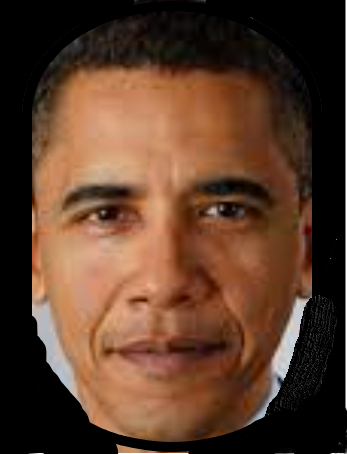
#> input picture src/eigenface/common/Model_Big.png, 347 x 454 px, given as the content of the folder Data, which was not available
$ python train.py
#> lines starting #> are read from the running program, lines starting #| are printed output that depends on the picture; pictures that were not available may be replaced by others from this repository, and a replacement may not be noted
### src/eigenface/common/image_process.py
import cv2 as cv
import numpy as np
from src.eigenface.common import LBP
import matplotlib.pyplot as plt


def process_img(file_name, dim):
    """
    Initial parse here
    :param dim: desired dimension of new image in pixels
    :param file_name: image name in a directory
    :return: an array (flatten) of parsed, gray-scale image
    """
#> called with file_name = 'Data/Model_Big.png', dim = (60, 90)
    image = cv.imread(file_name, 0)  # read gray-scale
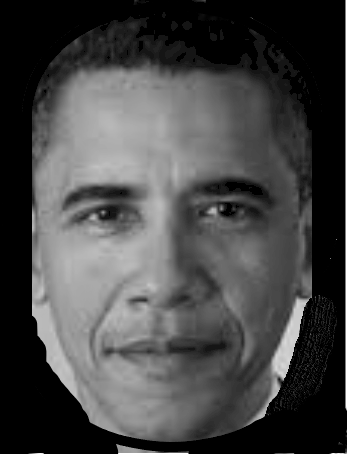
#> image: shape (454, 347); min 0, max 255, mean 70.3
    image = cv.resize(image, dim)  # resize to standard resolution
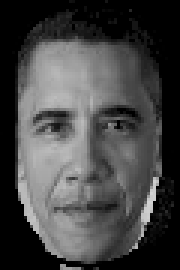
#> image: shape (90, 60) (shown 3 times larger); min 0, max 211, mean 69.1
    image = np.array(image)  # transform to numpy matrix
    #image = LBP.get_texture(image)  # extract texture
    image = image.flatten()  # transform to an array
#> image = 5400 values, max 211 at index 3890, min 0 at index 0, mean 69.09

    model = cv.imread('src/eigenface/common/Model_Medium.png', 0)  # read gray-scale
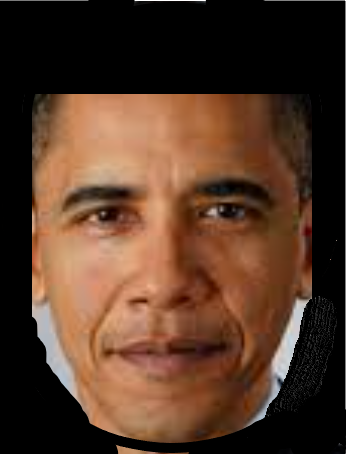
#> input picture src/eigenface/common/Model_Medium.png, 346 x 454 px, found by its file name
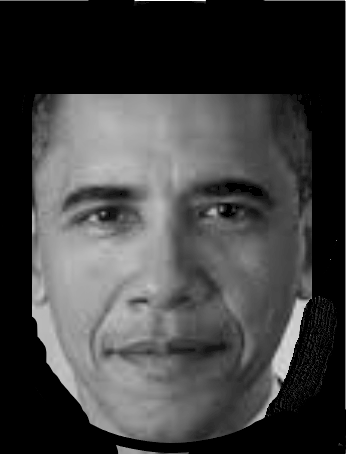
#> model: shape (454, 346); min 0, max 255, mean 65.2
    model = cv.resize(model, dim)  # resize to standard resolution
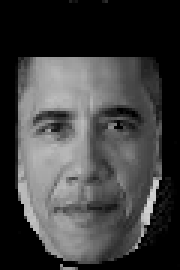
#> model: shape (90, 60) (shown 3 times larger); min 0, max 212, mean 64
    model = np.array(model).flatten()  # transform to an array
#> model = 5400 values, max 212 at index 4069, min 0 at index 0, mean 64.05

    # scoop face from image according to model
    for k in range(0, len(model)):
        if model[k] < 2:
            image[k] = 0
#> after the loop, image = 5400 values, max 211 at index 3890, min 0 at index 0, mean 63.79

    return image / 255

### src/eigenface/Training/train.py
import numpy as np
from numpy import linalg as LA
import matplotlib.pyplot as plt
from pathlib import Path

from src.eigenface.common import image_process as pro

width = 60  # the standard width, in pixels, of images
height = 90  # the standard height, in pixels, of images
pixel_num = width * height
face_dim = (width, height)

# parse and store all training images into a Data matrix
Data = []
ave = np.zeros(pixel_num)
folder = Path('Data')
for file in folder.iterdir():
    if file.is_file():
        image_vec = pro.process_img('Data/' + file.name, face_dim)
#> image_vec = 5400 values, max 0.827 at index 3890, min 0 at index 0, mean 0.25
        ave = ave + image_vec
#> ave has the same summary as image_vec
        Data.append(image_vec)

face_num = len(Data)
#> face_num = 1
ave = ave / face_num  # compute the average image

Data = np.array(Data)  # transform Data to a matrix (nd-array)
for k in range(0, face_num):  # normalize each image by subtracting average image
    Data[k, :] = Data[k, :] - ave

Data = np.transpose(Data)  # we just prefer its transpose, where images are stored in columns
#> Data = 5400 values from 0 to 0

# Do PCA analysis on Data, extract first 20 columns of U as dominant eigenfaces
U, S, V = LA.svd(Data, full_matrices=False)
#> U = 5400 values, max 1 at index 0, min 0 at index 1, mean 0.000185; S = [0]; V = [1]
U = U[:, 0:20]

# dump training model result to .npy files
np.save('eigen_space.npy', U)
np.save('ave_face.npy', ave)

# Test
Keys = np.transpose(Data) @ U
#> Keys = [0]
Test = pro.process_img('Data/Roven1.png', face_dim)
#> Test has the same summary as image_vec
Test = Test - ave
#> Test = 5400 values from 0 to 0
TKey = Test @ U
#> TKey = [0]
output = []
for k in range(0, face_num):
    output.append(LA.norm(TKey - Keys[k, :]))
#> after the loop, output = [0]

x = np.arange(face_num)
#> x = [0]
plt.scatter(x, output)
plt.plot(x, output)
plt.show()
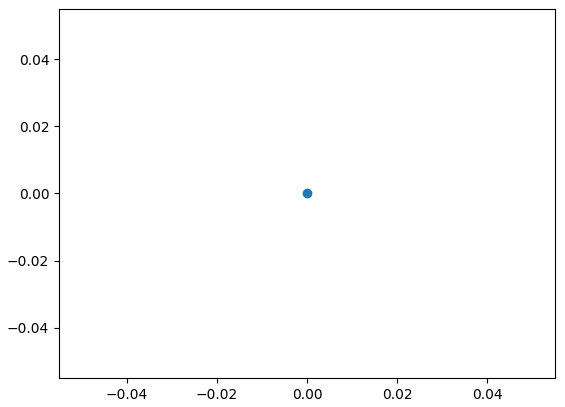
#> figure drawn by matplotlib, 1 panel
